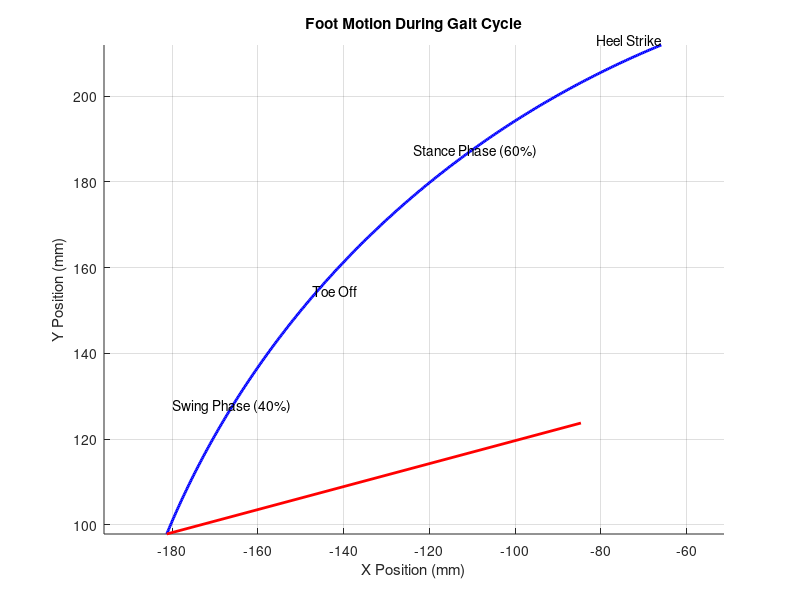
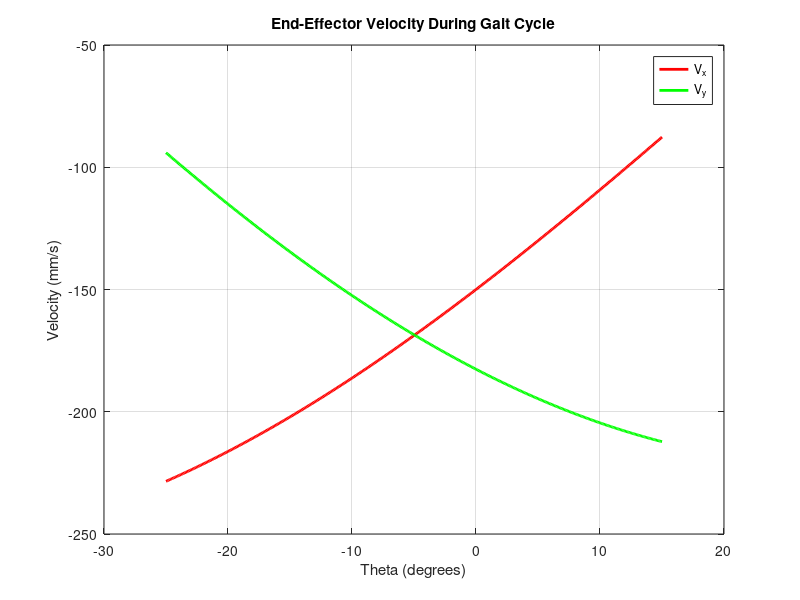

MATLAB code for these plots, in order:
clc;
clear;
close all;

% Constants
G = 4.6;                % Gear ratio
r1 = 150;               % Link length in mm (r1 = 150mm)
r2 = 150;               % Link length in mm (r2 = 150mm)
theta_range = -25:0.1:15; % Range of theta (from -25° to 15°)

% Initialize arrays to store end-effector positions and velocities
P_x = zeros(size(theta_range)); % X position of end-effector
P_y = zeros(size(theta_range)); % Y position of end-effector
v_x = zeros(size(theta_range)); % X velocity of end-effector
v_y = zeros(size(theta_range)); % Y velocity of end-effector

% Define the foot structure (simple line representing the foot)
foot_length = 100; % Length of the foot in mm
foot_angle = 0;    % Initial angle of the foot (will be updated during simulation)

% Loop through theta values
for i = 1:length(theta_range)
    theta = deg2rad(theta_range(i)); % Convert theta to radians
    theta2 = theta / G;              % Joint 2 angle (theta2 = theta1 / G)

    % Transformation matrices (A01 and A12)
    A01 = [
        -sin(theta), -cos(theta), 0, -r1 * sin(theta);
         cos(theta), -sin(theta), 0,  r1 * cos(theta);
         0,          0,          1,  0;
         0,          0,          0,  1;
    ];

    A12 = [
        -sin(theta2), -cos(theta2), 0, -r2 * sin(theta2);
         cos(theta2), -sin(theta2), 0,  r2 * cos(theta2);
         0,          0,          1,  0;
         0,          0,          0,  1;
    ];

    % Combined transformation matrix (T02 = A01 * A12)
    T02 = A01 * A12;

    % End-effector position (P = [x; y; z])
    P = T02(1:3, 4); % Extract the position vector
    P_x(i) = P(1);   % X position
    P_y(i) = P(2);   % Y position

    % Jacobian matrix (J)
    J = [
        -r1 * cos(theta) + r2 * sin(theta) * cos(theta2) + r2 * sin(theta2) * cos(theta), ...
         r2 * sin(theta) * cos(theta2) + r2 * sin(theta2) * cos(theta);
        -r1 * sin(theta) + r2 * sin(theta) * sin(theta2) - r2 * cos(theta) * cos(theta2), ...
         r2 * sin(theta) * sin(theta2) - r2 * cos(theta) * cos(theta2);
    ];

    % Joint velocities (q = [w0; w1])
    w0 = 1; % Angular velocity of joint 1 (assumed constant)
    w1 = w0 / G; % Angular velocity of joint 2
    q = [w0; w1];

    % End-effector velocity (v = J * q)
    v = J * q;
    v_x(i) = v(1); % X velocity
    v_y(i) = v(2); % Y velocity

    % Update foot angle based on theta
    foot_angle = theta; % Foot angle is the same as theta
end

% Animate the foot motion during the gait cycle
figure;
hold on;
axis equal;
grid on;
xlabel('X Position (mm)');
ylabel('Y Position (mm)');
title('Foot Motion During Gait Cycle');

% Plot the end-effector path
plot(P_x, P_y, 'b-', 'LineWidth', 2);

% Define stance and swing phases
stance_phase = 0.6; % 60% stance phase
swing_phase = 0.4;  % 40% swing phase
stance_end_index = round(stance_phase * length(theta_range));

% Animate the foot structure
for i = 1:20:length(theta_range)
    % Clear the previous foot plot
    if exist('foot_plot', 'var')
        delete(foot_plot);
    end

    % Foot position
    foot_x = [P_x(i), P_x(i) + foot_length * cos(foot_angle)];
    foot_y = [P_y(i), P_y(i) + foot_length * sin(foot_angle)];

    % Plot the foot
    foot_plot = plot(foot_x, foot_y, 'r-', 'LineWidth', 2);

    % Add labels for stance and swing phases
    if i == 1
        text(P_x(1), P_y(1), 'Heel Strike', 'VerticalAlignment', 'bottom', 'HorizontalAlignment', 'right');
    end
    if i == stance_end_index
        text(P_x(stance_end_index), P_y(stance_end_index), 'Toe Off', 'VerticalAlignment', 'bottom', 'HorizontalAlignment', 'left');
    end

    % Pause to create animation effect
    pause(0.05);
end

% Add phase labels
text(mean(P_x(1:stance_end_index)), mean(P_y(1:stance_end_index)), 'Stance Phase (60%)', 'VerticalAlignment', 'bottom', 'HorizontalAlignment', 'center');
text(mean(P_x(stance_end_index+1:end)), mean(P_y(stance_end_index+1:end)), 'Swing Phase (40%)', 'VerticalAlignment', 'bottom', 'HorizontalAlignment', 'center');

% Plot the end-effector velocity during the gait cycle
figure;
plot(theta_range, v_x, 'r-', 'LineWidth', 2);
hold on;
plot(theta_range, v_y, 'g-', 'LineWidth', 2);
xlabel('Theta (degrees)');
ylabel('Velocity (mm/s)');
title('End-Effector Velocity During Gait Cycle');
legend('V_x', 'V_y');
grid on;